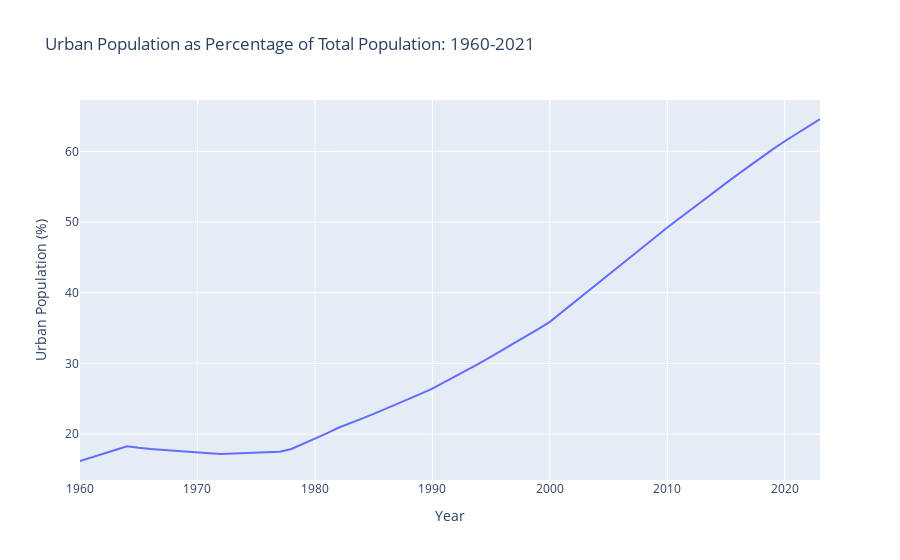

Notebook code for this chart:
### Code cell
#Urban Population as a Percentage of Total Population (1960-2021)

variable_labels = {
    "SP.URB.TOTL.IN.ZS": "Urban Population (% of total)"
}

China_urban_pop = wbdata.get_dataframe(variable_labels, country="CHN")

China_urban_pop.index = pd.to_datetime(China_urban_pop.index)
China_urban_pop.index = China_urban_pop.index.year

China_urban_pop = China_urban_pop.reset_index()
China_urban_pop.columns = ['Year', 'Urban Population (%)']

fig = px.line(China_urban_pop, x = "Year", y = "Urban Population (%)", title = "Urban Population as Percentage of Total Population: 1960-2021", labels = {"Year": "Year", "Urban Population (%)": "Urban Population (%)"})
fig.show()

### Figure 1 — Plotly figure (JSON) as saved in the notebook; plotly's stock layout.template omitted (floating-point values rounded to 4 significant figures)
{"data": [{"hovertemplate": "Year=%{x}<br>Urban Population (%)=%{y}<extra></extra>", "legendgroup": "", "line": {"color": "#636efa", "dash": "solid"}, "marker": {"symbol": "circle"}, "mode": "lines", "name": "", "orientation": "v", "showlegend": false, "type": "scatter", "x": [2023, 2022, 2021, 2020, 2019, 2018, 2017, 2016, 2015, 2014, 2013, 2012, 2011, 2010, 2009, 2008, 2007, 2006, 2005, 2004, 2003, 2002, 2001, 2000, 1999, 1998, 1997, 1996, 1995, 1994, 1993, 1992, 1991, 1990, 1989, 1988, 1987, 1986, 1985, 1984, 1983, 1982, 1981, 1980, 1979, 1978, 1977, 1976, 1975, 1974, 1973, 1972, 1971, 1970, 1969, 1968, 1967, 1966, 1965, 1964, 1963, 1962, 1961, 1960], "xaxis": "x", "y": [64.57, 63.56, 62.51, 61.43, 60.31, 59.15, 57.96, 56.74, 55.5, 54.26, 53.01, 51.77, 50.51, 49.23, 47.88, 46.54, 45.2, 43.87, 42.52, 41.14, 39.78, 38.42, 37.09, 35.88, 34.87, 33.87, 32.88, 31.92, 30.96, 30.02, 29.1, 28.2, 27.31, 26.44, 25.7, 24.97, 24.26, 23.56, 22.87, 22.2, 21.55, 20.9, 20.12, 19.36, 18.62, 17.9, 17.52, 17.46, 17.4, 17.29, 17.18, 17.18, 17.29, 17.4, 17.53, 17.66, 17.79, 17.91, 18.09, 18.3, 17.76, 17.23, 16.71, 16.2], "yaxis": "y"}], "layout": {"legend": {"tracegroupgap": 0}, "title": {"text": "Urban Population as Percentage of Total Population: 1960-2021"}, "xaxis": {"anchor": "y", "domain": [0, 1], "title": {"text": "Year"}}, "yaxis": {"anchor": "x", "domain": [0, 1], "title": {"text": "Urban Population (%)"}}}}
